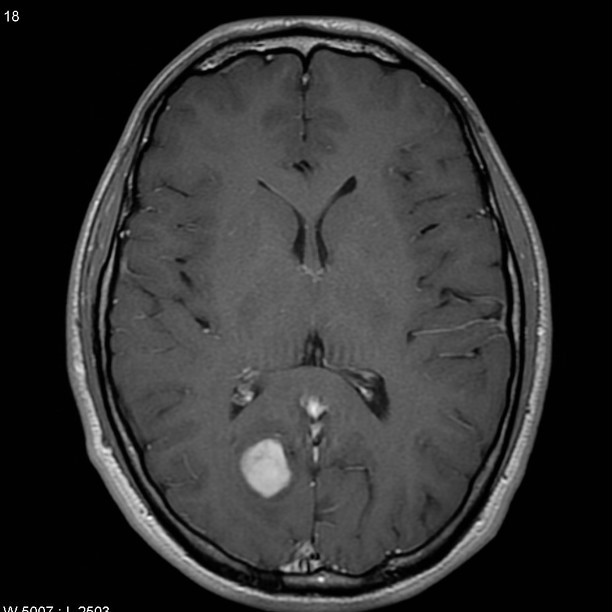
%> input picture dataset1.jpeg, 612 x 612 px
$ octave Program_Image_FIltering.m   (GNU Octave 9; MATLAB toolbox functions it lacks are replaced by stand-ins)
%> lines starting %> are read from the running program, lines starting %| are printed output that depends on the picture; in (x1, y1, x2, y2) boxes, pixels count from 0 and x2, y2 are one past the last pixel; in counts of white or black regions, pixels touching at a corner belong together; the program's own positions count from 1
clc;                % clear the command window.
close all;          % close all figures
imtool close all;   % close all imtool figures.
clear;              % erase all existing variables.
warning off
%% Get MRI image from local storage
[path, nofile] = imgetfile();
%> the answer given: dataset1.jpeg
if nofile
    msgbox(sprintf('Image Not Found'), 'Error', 'Warning');
    return
end

MRI_image = imread(path);
%> MRI_image is the input picture: size 612x612x3 uint8; min 0, max 255, mean 48.7
figure
imshow(MRI_image);
title('MRI Image');

%% Image Filtering
MRI_image = imresize(MRI_image,[224,224]);
%> MRI_image: size 224x224x3 uint8
MRI_image= im2gray(MRI_image); % Gray Scaling
%> MRI_image: size 224x224 uint8
MRI_image = medfilt2(MRI_image); % Median Filter
MRI_image = wiener2(MRI_image,[5 5]); % Wiener Filter
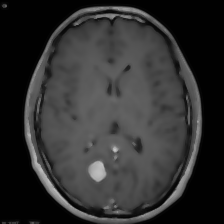
%> MRI_image: size 224x224 uint8; min 0, max 197, mean 48.5
MRI_image= im2bw(MRI_image,.6);     %Binarize Image
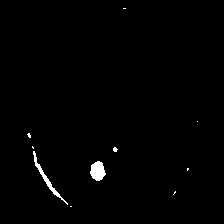
%> MRI_image: size 224x224 logical; 0.96% white; 10 white regions (8 under 20 px), largest, box (x1, y1, x2, y2) and area: (90, 161, 106, 181) 227, (33, 151, 68, 205) 205
figure
imshow(MRI_image);
title('Filtered Image');

%% Predefined Sobel horizontal edge-emphasizing Filter
hy = -fspecial('sobel');
hx = hy';
Iy = imfilter(double(MRI_image), hy, 'replicate');
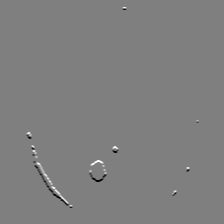
%> Iy: size 224x224 double; min -4, max 4, mean 0; drawn with min black and max white
Ix = imfilter(double(MRI_image), hx, 'replicate');

gradmag = sqrt(Ix.^2 + Iy.^2);
L = watershed(gradmag);
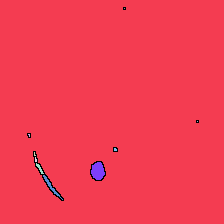
%> L: size 224x224 uint8; 11 distinct labels, from 0 to 10; one colour per label, 0 black
Lrgb = label2rgb(L);
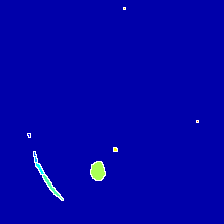
%> Lrgb: size 224x224x3 uint8; mean R, G, B 2.2, 2.9, 170.2

figure,
    imshow(Lrgb);
    title('Watershed segmented image');

%% Image morphological structuring
se = strel('disk', 20);  % se - Structuring Element
Io = imopen(MRI_image, se);                 % opening (erosi+dilasi) objek
%> Io: size 224x224 logical; every value is 0
Ie = imerode(MRI_image, se);                % erosi/pengecilan ukuran objek

Iobr = imreconstruct(Ie, MRI_image);        % rekonstruksi morfologis gambar
Iobrd = imdilate(Iobr, se);                 % dilasi/perbesaran gambar
Iobrcbr = imreconstruct(imcomplement(Iobrd), imcomplement(Iobr));
%> Iobrcbr: size 224x224 logical; every value is 1
Iobrcbr = imcomplement(Iobrcbr);            % complement nilai pixel objek

I2 = MRI_image;
fgm = imregionalmax(Iobrcbr);               % peroleh titik-titik maksimum lokal objek
I2(fgm) = 255;                              % set nilai maksimum pixel = 255

se2 = strel(ones(5,5));
fgm2 = imclose(fgm, se2);
fgm3 = imerode(fgm2, se2);
fgm4 = bwareaopen(fgm3, 20);

I3 = imerode(MRI_image, se);
bw = im2bw(Iobrcbr);
figure
    imshow(bw);
    title('only tumor');
%% -----------------------------------------------------------------
